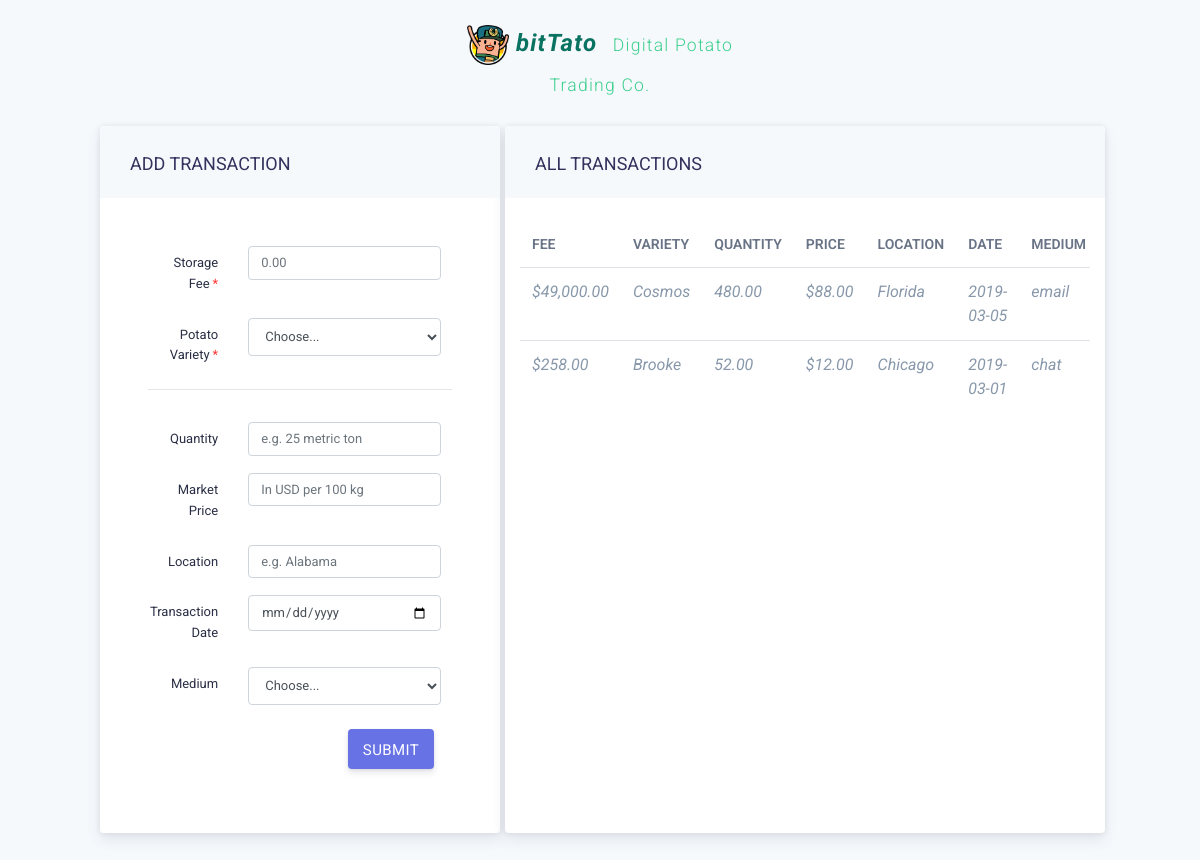
The page / on the database its author committed.
### app/models.py (models this page shows, shortened)
class Transaction(db.Model):
    id = db.Column(db.Integer, primary_key=True)
    created_date = db.Column(db.DateTime, default=datetime.utcnow)
    fee = db.Column(db.String(64))
    variety = db.Column(db.String(128))
    market_price = db.Column(db.Integer)
    transaction_date = db.Column(db.DateTime)
    quantity = db.Column(db.String(128))
    location = db.Column(db.String(128))
    medium = db.Column(db.String(128))
    potato_id = db.Column(db.Integer, db.ForeignKey('potato.id'))

### app/routes.py (the view)
@app.route('/', methods=['GET', 'POST'])
def index():
    transactions = Transaction.query.order_by(desc(Transaction.created_date)).all()
    p = Potato.query.all()
    return render_template('index.html', transactions=transactions, potatoes=p)

### app/templates/index.html (shortened to what this page needs)
{% extends "base.html" %}
{% block head %}
{{ super() }}
{% endblock %}
{% block content %}
<div class="container-fluid inner bittato">
    <div class="row">
        <div class="col-4"></div>
        <div class="col-4 ">
            <p class="bittato-navbar heading">
                <img src="{{ url_for('static', filename='img/logo.png') }}" height="40"
                     class="d-inline-block align-top" alt="">
                <i>bitTato</i><span> Digital Potato Trading Co.</span>
            </p></div>
        <div class="col-4"></div>
    </div>
    <div class="row">
        <div class="col-1"></div>
        <div class="col-4 white box">
            <div class="statistics">
                <form action="/transaction" id="getStatusForm" method="POST">
                    <div class="row form-header">
                        <div class="col-12">
                            <p>Add transaction</p>
                        </div>
                    </div>
                    <div class="row">
                        <div class="col-12 box-inner p-5">
                            <div class="form-group row">
                                <label for="inputPrice" class="col-sm-4 col-form-label required-mark">Storage
                                    Fee</label>
                                <div class="col-sm-8">
                                    <input type="number" class="form-control" id="inputPrice"
                                           placeholder="0.00" name="fee" required>
                                </div>
                            </div>
                            <div class="form-group row">
                                <label for="inputVariety"
                                       class="col-sm-4 col-form-label required-mark">Potato Variety</label>
                                <div class="col-sm-8">
                                    <select class="form-control" id=inputVariety name="variety" required>
                                        <option value="">Choose...</option>
                                    </select>
                                </div>
                            </div>
                            <hr class="p-2">
                            <div class="form-group row">
                                <label for="inputQuantity" class="col-sm-4 col-form-label">Quantity</label>
                                <div class="col-sm-8">
                                    <input type="number" class="form-control" id="inputQuantity"
                                           placeholder="e.g. 25 metric ton" name="quantity">
                                </div>
                            </div>
                            <div class="form-group row">
                                <label for="inputMarketPrice" class="col-sm-4 col-form-label">Market Price</label>
                                <div class="col-sm-8">
                                    <input type="number" class="form-control" id="inputMarketPrice"
                                           placeholder="In USD per 100 kg" name="market_price"  step="any">
                                </div>
                            </div>
                            <div class="form-group row">
                                <label for="storageLocation"
                                       class="col-sm-4 col-form-label">Location</label>
                                <div class="col-sm-8">
                                    <input type="text" class="form-control" id="StorageLocation"
                                           placeholder="e.g. Alabama" name="location">
                                </div>
                            </div>
                            <div class="form-group row">
                                <label for="dateInput" class="col-4 col-form-label">Transaction Date</label>
                                <div class="col-sm-8">
                                    <input class="form-control" type="date" placeholder="e.g. 08/12.2020" id="dateInput" name="tdate">
                                </div>
                            </div>
                            <div class="form-group row">
                                <label for="inputMedium" class="col-sm-4 col-form-label">Medium</label>
                                <div class="col-sm-8">
                                    <select class="form-control" id="inputMedium" name="medium">
                                        <option value="" selected>Choose...</option>
                                    </select>
                                </div>
                            </div>
                            <div class="form-group row">
                                <div class="col-sm-12  pt-2">
                                    <button type="submit" class="btn common-button  float-right"
                                            style="margin-right: 18px;">Submit
                                    </button>
                                </div>
                            </div>
                        </div>
                    </div>
                </form>
            </div>
        </div>
        <div class="col-6 white box " style="margin-left: 5px">
            <div class="row form-header">
                <div class="col-12">
                    <p>All Transactions</p>
                </div>
            </div>
            <div style=" overflow:scroll; height:500px;">
                <table class="table mt-4 bit-table">
                    <thead>
                    <tr>
                        <th>Fee</th>
                        <th>Variety</th>
                        <th>Quantity</th>
                        <th>Price</th>
                        <th>Location</th>
                        <th>Date</th>
                        <th>Medium</th>
                    </tr>
                    </thead>
                    <tbody>
                    {% for t in transactions %}
                    <tr class="task">
                        <td><i> {{ "${:,.2f}".format(t.fee | int) }}</i></td>
                        <td><i> {{ t.variety }}</i></td>
                        <td><i> {{ "{:,.2f}".format(t.quantity | int) or 'n/a' }} </i></td>
                        <td><i> {{ "${:,.2f}".format(t.market_price | int) or 'n/a' }}</i></td>
                        <td><i> {{ t.location or 'n/a' }}</i></td>
                        {% if t.transaction_date %}
                        <td><i> {{ t.transaction_date.date() or 'n/a' }}</i></td>
                        {% else %}
                        <td><i>  n/a </i></td>
                        {% endif%}
                        <td><i> {{ t.medium or 'n/a' }}</i></td>
                    </tr>
                    {% endfor %}
                    </tbody>
                </table>
            </div>
        </div>
        <div class="col-1"></div>
    </div>
</div>
{% endblock %}

### app/templates/base.html (shortened to what this page needs)
<!DOCTYPE html>
<html lang="en">
<head>
    {% block head %}
    <link rel="stylesheet" href="https://maxcdn.bootstrapcdn.com/bootstrap/4.0.0/css/bootstrap.min.css"
>
    <link rel="stylesheet" href="https://cdnjs.cloudflare.com/ajax/libs/animate.css/3.7.0/animate.min.css">
    <link rel="stylesheet" href="{{ url_for('static', filename='css/style.css') }}">
    {% endblock %}
</head>
<body>
<div id="content">
    {% block content %}{% endblock %}
</div>
</body>
</html>

### app/static/css/style.css (style rules this page uses)
body { background-color: #f6f9fc; font-family: 'Roboto', Helvetica, Arial, sans-serif; }
.heading { float: left; margin: 7px 15px; font-size: 24px; font-weight: 300; }
.bittato-navbar { margin: 25px; text-align: center; color: #0a7261; font-size: 1.5rem; font-weight: 700; letter-spacing: .05em; }
.heading span { color: #3ecf8e; line-height: 31px; font-size: 1.1rem; margin-left: 10px; font-weight: 300; }
.inner { margin: auto; margin-bottom: 2em; }
.box { overflow: hidden; border-radius: 4px; -webkit-box-shadow: 0 7px 14px rgba(50, 50, 93, .1), 0 0 6px rgba(0, 0, 0, .08); box-shadow: 0 7px 14px rgba(50, 50, 93, .1), 0 0 6px rgba(0, 0, 0, .08); }
.white { background: white; }
.statistics { border-top-left-radius: 0px; border-top-right-radius: 0px; position: relative; min-height: 200px; background: #f6f9fc; }
.box-inner { background: #fff; }
.form-header { border: 0; position: relative; z-index: 10; padding: 20px 15px; padding-bottom: 10px; background-color: #f6f9fc; }
.form-header p { color: #32325d; font-weight: 400; line-height: 16px; font-size: 18px; padding-top: 10px; text-transform: uppercase; }
.bittato .form-control { font-size: 13px; }
.common-button { white-space: nowrap; display: inline-block; height: 40px; line-height: 40px; padding: 0 14px; -webkit-box-shadow: 0 4px 6px rgba(50, 50, 93, .11), 0 1px 3px rgba(0, 0, 0, .08); box-shadow: 0 4px 6px rgba(50, 50, 93, .11), 0 1px 3px rgba(0, 0, 0, .08); border-radius: 4px; font-size: 15px; font-weight: 400; text-transform: uppercase; letter-spacing: .025em; color: #fff; background: #6772e5; text-decoration: none; -webkit-transition: all .15s ease; transition: all .15s ease }
table.bit-table th { color: #697386; text-transform: uppercase; font-size: 14px; font-weight: 400; }
table.bit-table td { color: #8898aa; }
.table { text-align: left; }
.table th { border-top: 0; }
.table thead th { border-bottom: 0; font-weight: 600; }
.col-form-label { align-self: flex-start; flex: 30% 0 0; color: #2a2f45; line-height: 1.6; text-align: right; font-size: 13px; font-weight: 400; }
.required-mark::after { padding-left: 3px; content: "*"; color: rgba(255, 0, 0, 0.8); }

### rows shown on the page
Transaction: fee "$49,000.00", variety "Cosmos", quantity "480.00", market_price "$88.00", location "Florida", transaction_date "2019-03-05", medium "email"
Transaction: fee "$258.00", variety "Brooke", quantity "52.00", market_price "$12.00", location "Chicago", transaction_date "2019-03-01", medium "chat"
